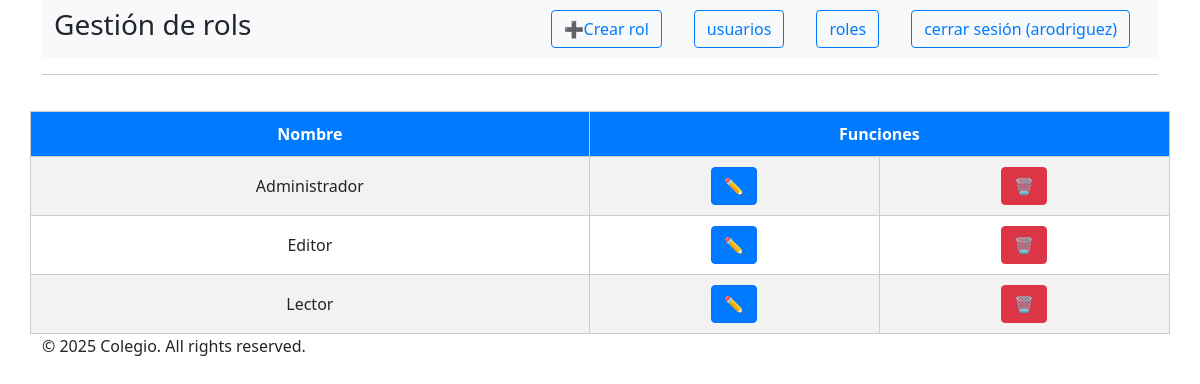
Screenshot of /index.php?controller=rol&action=list (signed in) with the database file from the repository.
### tables this page shows
CREATE TABLE `rol` (
  `id_rol` int(11) NOT NULL,
  `nombre` varchar(20) NOT NULL
);

### index.php (called while the page is built, shortened)
<?php
$controller = new $controllerName();
$dataToView["data"] = array();
$dataToView["dataRel1"] = array();
if (method_exists($controller, $_GET["action"])) {
    $dataToView["data"] = $controller->{$_GET["action"]}();
    $campos = $controller->getCampos();
}
require_once 'view/template/header.php';
require_once 'view/' . $controller->view . '.php';
require_once 'view/template/footer.php';

### controller/Rol.php (called while the page is built, shortened)
<?php
require_once 'model/db.php';
require_once 'model/rol.php';
class RolController{
	public $tablaObj;
	public function __construct() {
		$this->tablaObj = new Rol();
	}
	public function list(){
		return $this->tablaObj->getTabla();
	}
	public function getCampos(){
		return $this->tablaObj->getCampos();
	}
}
?>

### model/db.php (called while the page is built, shortened)
<?php
class Db {
	public function __construct() {
		$this->host = constant('DB_HOST');
		$this->db = constant('DB');
		$this->user = constant('DB_USER');
		$this->pass = constant('DB_PASS');
        $this->conection = new mysqli($this->host, $this->user, $this->pass, $this->db);
	}
}
?>

### model/Rol.php (called while the page is built, shortened)
<?php
class Rol
{
	private $tabla = 'rol';
	private $conection;
	private $campos;
	public function __construct()
	{
		$this->campos = [
			"id_rol" => "ID",
			"nombre" => "Nombre"
		];
	}
	public function getConection()
	{
		$dbObj = new Db();
		$this->conection = $dbObj->conection;
	}
	public function getTabla()
	{
		$sql = "SELECT * FROM " . $this->tabla;
		$stmt = $this->conection->prepare($sql);
		$stmt->execute();
		$resultado = $stmt->get_result();
		return $resultado->fetch_all(MYSQLI_ASSOC);
	}
	public function getCampos()
	{
		return $this->campos;
	}
}

### view/listar_rol.php (the view)
<div class="row">
	<?php if (count($dataToView["data"]) > 0): ?>
		<table class="tabl">
			<tr class="fila_tabla2">
				<?php
				foreach ($campos as $key => $encabezado) {
					if ($encabezado !== "" && $encabezado !== "ID") {
						echo "<th>" . $encabezado . "</th>";
					}
				}
				?>
				<th colspan="2">Funciones</th>
			</tr>
			<?php foreach ($dataToView["data"] as $tabla): ?>
				<tr class="fila_tabla">
					<?php
					$id = "id";
					foreach ($campos as $key => $encabezado) {
						if ($encabezado !== "" && $encabezado !== "ID") {
							echo "<td>";
							if ($key == "id_rol") {
								echo $tabla["rol"];
							} else {
								echo $tabla[$key];
							}
							echo "</td>";
						} elseif ($encabezado == "ID") {
							$id = $tabla[$key];
						}
					}
					?>
					<td>
						<a href="index.php?controller=rol&action=edit&id=<?php echo $id; ?>" class="btn btn-primary">✏️</a>
					</td>
					<td>
						<a href="index.php?controller=rol&action=confirmDelete&id=<?php echo $id; ?>" class="btn btn-danger">🗑️</a>
					</td>
				</tr>
			<?php endforeach; ?>
		</table>
	<?php else: ?>
		<div class="alert alert-info">
			Actualmente no existen usuarios.
		</div>
	<?php endif; ?>

### view/template/estilos.css (style rules this page uses)
.tabl { width: 100%; border-collapse: collapse; margin-top: 20px; }
.tabl th, .tabl td { border: 1px solid #ccc; padding: 10px; text-align: center; }
.fila_tabla2 { background-color: #007bff; color: white; font-weight: bold; }
.fila_tabla:nth-child(even) { background-color: #f2f2f2; }
.btn { padding: 6px 12px; text-decoration: none; border-radius: 4px; }
.btn-primary { background-color: #007bff; color: white; }
.btn-danger { background-color: #dc3545; color: white; }

### rows the page displays
rol: nombre "Administrador"
rol: nombre "Editor"
rol: nombre "Lector"

### other values shown
$_GET["controller"] "rol"
$txtBoton "usuario"
$txtBoton "rol"
$_SESSION["usuario"] "arodriguez"
$encabezado "Nombre"
